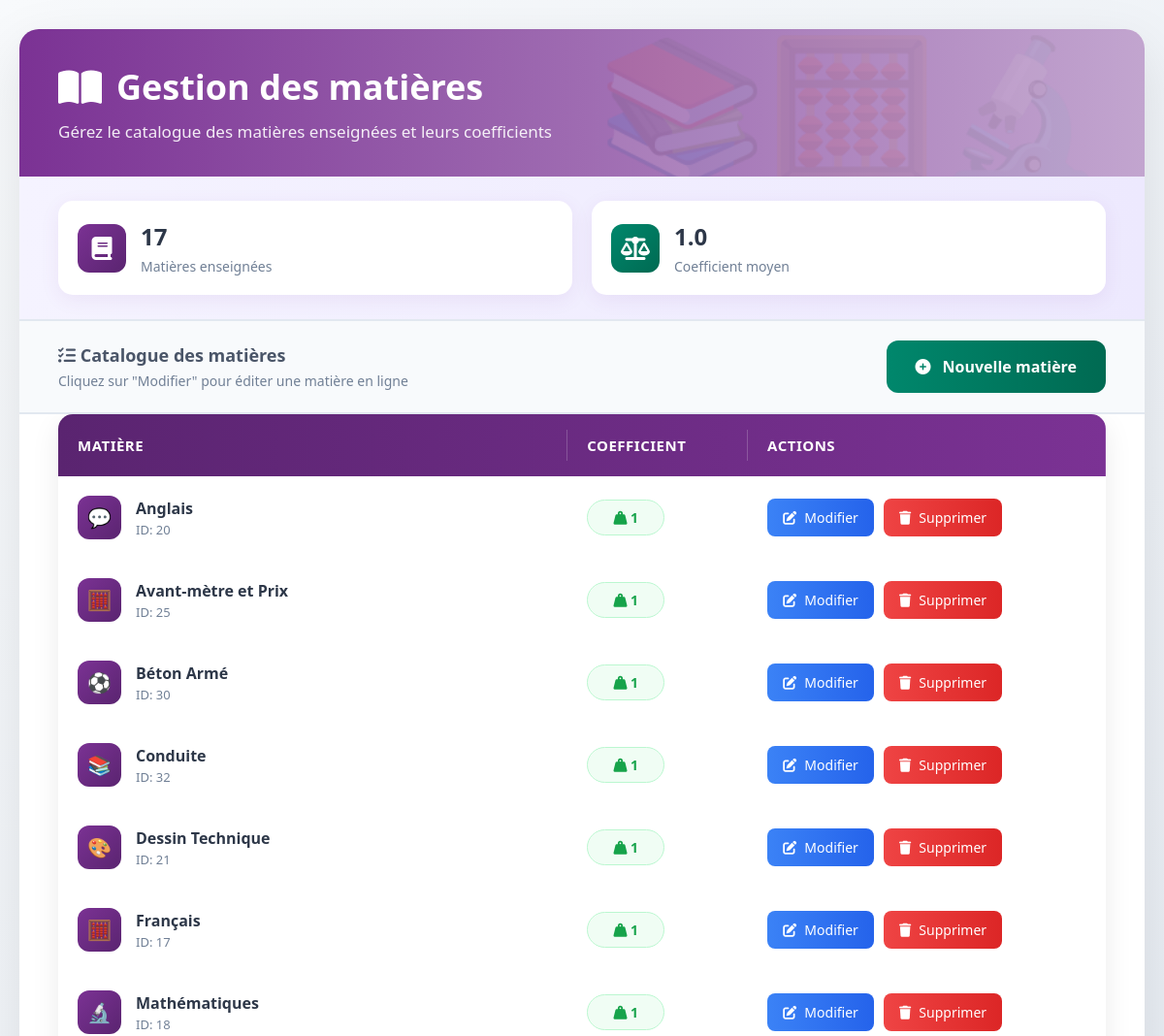
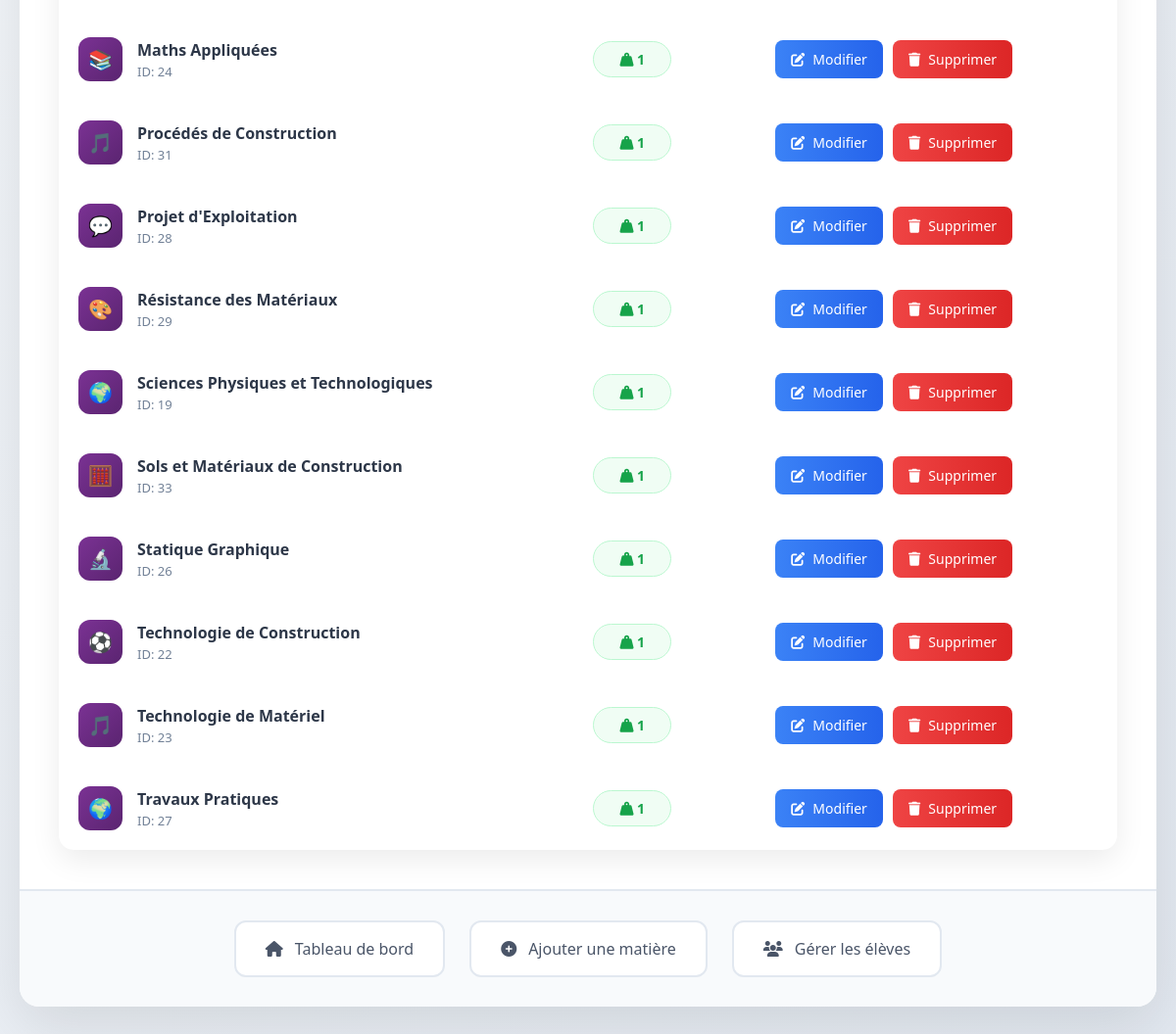
The app's page /Ecole/matieres/liste.php (signed in) with its own data (2 pictures, top to bottom).
### tables this page shows
CREATE TABLE `matieres` (
  `id` int(11) NOT NULL,
  `nom_matiere` varchar(50) DEFAULT NULL,
  `coefficient` int(11) DEFAULT 1
);

### Ecole/matieres/liste.php (the view, shortened to what this page needs)
<?php
require_once '../config/database.php';
$stmt = $pdo->query("SELECT * FROM matieres ORDER BY coefficient DESC, nom_matiere ASC");
$matieres = $stmt->fetchAll();
?>
<!DOCTYPE html>
<html lang="fr">
<head>
    <link rel="stylesheet" href="https://cdnjs.cloudflare.com/ajax/libs/font-awesome/6.4.0/css/all.min.css">
</head>
<body>
    <div class="container">
        <div class="header">
            <h1><i class="fas fa-book-open"></i> Gestion des matières</h1>
            <p>Gérez le catalogue des matières enseignées et leurs coefficients</p>
        </div>
        <div class="stats-bar">
            <div class="stat-item">
                <div class="stat-icon total">
                    <i class="fas fa-book"></i>
                </div>
                <div class="stat-content">
                    <h3><?php echo count($matieres); ?></h3>
                    <p>Matières enseignées</p>
                </div>
            </div>
            <?php
            $total_coeff = array_sum(array_column($matieres, 'coefficient'));
            $avg_coeff = count($matieres) > 0 ? $total_coeff / count($matieres) : 0;
            ?>
            <div class="stat-item">
                <div class="stat-icon coeff">
                    <i class="fas fa-balance-scale"></i>
                </div>
                <div class="stat-content">
                    <h3><?php echo number_format($avg_coeff, 1); ?></h3>
                    <p>Coefficient moyen</p>
                </div>
            </div>
        </div>
        <div class="actions-bar">
            <div>
                <h3 style="color: #4a5568; font-size: 18px;">
                    <i class="fas fa-list-check"></i> Catalogue des matières
                </h3>
                <p style="color: #718096; font-size: 14px; margin-top: 5px;">
                    Cliquez sur "Modifier" pour éditer une matière en ligne
                </p>
            </div>
            <a href="ajouter.php" class="btn-add">
                <i class="fas fa-plus-circle"></i> Nouvelle matière
            </a>
        </div>
        <div class="table-container">
            <?php if (empty($matieres)): ?>
            <div class="empty-state">
                <i class="fas fa-book"></i>
                <h3>Aucune matière enregistrée</h3>
                <p>Commencez par ajouter votre première matière d'enseignement</p>
                <br>
                <a href="ajouter.php" class="btn-add" style="display: inline-flex; width: auto;">
                    <i class="fas fa-plus-circle"></i> Ajouter la première matière
                </a>
            </div>
            <?php else: ?>
            <table class="subjects-table">
                <thead>
                    <tr>
                        <th>Matière</th>
                        <th>Coefficient</th>
                        <th>Actions</th>
                    </tr>
                </thead>
                <tbody>
                    <?php foreach ($matieres as $matiere):
                            $is_editing = isset($_GET['edit']) && $_GET['edit'] == $matiere['id'];
                            $coeff_class = '';
                            if ($matiere['coefficient'] >= 5) {
                                $coeff_class = 'high';
                            } elseif ($matiere['coefficient'] >= 3) {
                                $coeff_class = 'medium';
                            } else {
                                $coeff_class = 'low';
                            }
                        ?>
                    <tr <?php echo $is_editing ? 'class="editing"' : ''; ?>>
                        <td>
                            <?php if ($is_editing): ?>
                            <form method="POST" action="" class="form-edit">
                                <input type="hidden" name="id" value="<?php echo $matiere['id']; ?>">
                                <input type="text" name="nom_matiere"
                                    value="<?php echo htmlspecialchars($matiere['nom_matiere']); ?>"
                                    placeholder="Nom de la matière" required>
                                <?php else: ?>
                                <div class="subject-info">
                                    <div class="subject-icon">
                                        <?php
                                                    $icons = ['📚', '🧮', '🔬', '🌍', '💬', '🎨', '⚽', '🎵'];
                                                    echo $icons[$matiere['id'] % count($icons)] ?? '📖';
                                                ?>
                                    </div>
                                    <div>
                                        <div class="subject-name">
                                            <?php echo htmlspecialchars($matiere['nom_matiere']); ?>
                                        </div>
                                        <small style="color: #718096; font-size: 13px;">
                                            ID: <?php echo $matiere['id']; ?>
                                        </small>
                                    </div>
                                </div>
                                <?php endif; ?>
                        </td>
                        <td>
                            <?php if ($is_editing): ?>
                            <input type="number" name="coefficient" value="<?php echo $matiere['coefficient']; ?>"
                                min="1" max="10" required>
                            <?php else: ?>
                            <span class="coeff-badge <?php echo $coeff_class; ?>">
                                <i class="fas fa-weight-hanging"></i>
                                <?php echo $matiere['coefficient']; ?>
                            </span>
                            <?php endif; ?>
                        </td>
                        <td>
                            <?php if ($is_editing): ?>
                            <div class="actions-cell">
                                <button type="submit" name="update" class="btn-action btn-save">
                                    <i class="fas fa-check"></i> Valider
                                </button>
                                <a href="liste.php" class="btn-action btn-cancel">
                                    <i class="fas fa-times"></i> Annuler
                                </a>
                            </div>
                            </form>
                            <?php else: ?>
                            <div class="actions-cell">
                                <a href="?edit=<?php echo $matiere['id']; ?>" class="btn-action btn-edit"
                                    title="Modifier cette matière">
                                    <i class="fas fa-edit"></i> Modifier
                                </a>
                                <a href="?delete=<?php echo $matiere['id']; ?>" class="btn-action btn-delete"
                                    title="Supprimer"
                                    onclick="return confirmDelete('<?php echo addslashes($matiere['nom_matiere']); ?>')">
                                    <i class="fas fa-trash"></i> Supprimer
                                </a>
                            </div>
                            <?php endif; ?>
                        </td>
                    </tr>
                    <?php endforeach; ?>
                </tbody>
            </table>
            <?php endif; ?>
        </div>
        <div class="nav-links">
            <a href="../accueil.php">
                <i class="fas fa-home"></i> Tableau de bord
            </a>
            <a href="ajouter.php">
                <i class="fas fa-plus-circle"></i> Ajouter une matière
            </a>
            <a href="../eleves/liste.php">
                <i class="fas fa-users"></i> Gérer les élèves
            </a>
        </div>
    </div>
</body>
</html>

### records on screen
matieres: id "💬", nom_matiere "Anglais", id "20", coefficient "1"
matieres: id "🧮", nom_matiere "Avant-mètre et Prix", id "25", coefficient "1"
matieres: id "⚽", nom_matiere "Béton Armé", id "30", coefficient "1"
matieres: id "📚", nom_matiere "Conduite", id "32", coefficient "1"
matieres: id "🎨", nom_matiere "Dessin Technique", id "21", coefficient "1"
matieres: id "🧮", nom_matiere "Français", id "17", coefficient "1"
matieres: id "🔬", nom_matiere "Mathématiques", id "18", coefficient "1"
matieres: id "📚", nom_matiere "Maths Appliquées", id "24", coefficient "1"
matieres: id "🎵", nom_matiere "Procédés de Construction", id "31", coefficient "1"
matieres: id "💬", nom_matiere "Projet d'Exploitation", id "28", coefficient "1"
matieres: id "🎨", nom_matiere "Résistance des Matériaux", id "29", coefficient "1"
matieres: id "🌍", nom_matiere "Sciences Physiques et Technologiques", id "19", coefficient "1"
matieres: id "🧮", nom_matiere "Sols et Matériaux de Construction", id "33", coefficient "1"
matieres: id "🔬", nom_matiere "Statique Graphique", id "26", coefficient "1"
matieres: id "⚽", nom_matiere "Technologie de Construction", id "22", coefficient "1"
matieres: id "🎵", nom_matiere "Technologie de Matériel", id "23", coefficient "1"
matieres: id "🌍", nom_matiere "Travaux Pratiques", id "27", coefficient "1"

### other values on screen
count($matieres) "17"
$avg_coeff "1.0"
